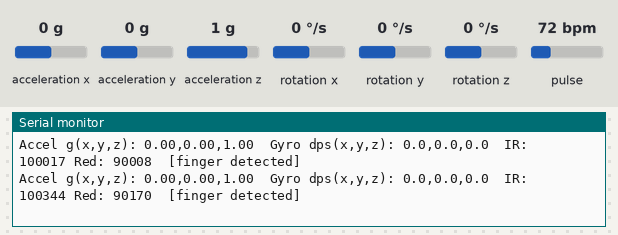
The sketch below on a simulated ESP32. On the bench: the last lines printed to the serial monitor. Wiring (inferred from the names in the program): MPU-9250 motion sensor at I2C address 0x68. Inputs (shaded band) come from the test bench; at power-on: acceleration x 0 g, acceleration y 0 g, acceleration z 1 g, rotation x 0 °/s, rotation y 0 °/s, rotation z 0 °/s, pulse 72 bpm.

Above: at 2.7 s.
2.8 s: acceleration x set to -1.4 g
At 3.0 s:
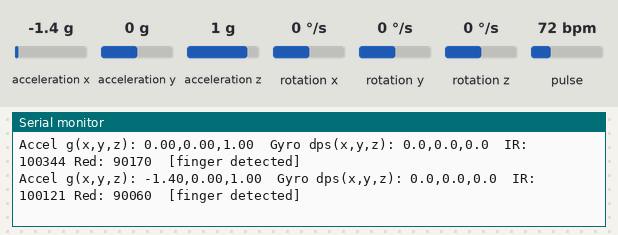
4.3 s: acceleration y set to -1.4 g
At 4.3 s:
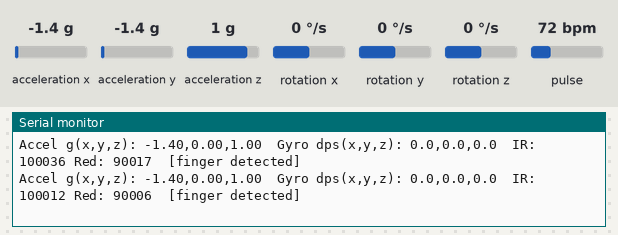
5.8 s: acceleration z set to -1.4 g
At 5.82 s:
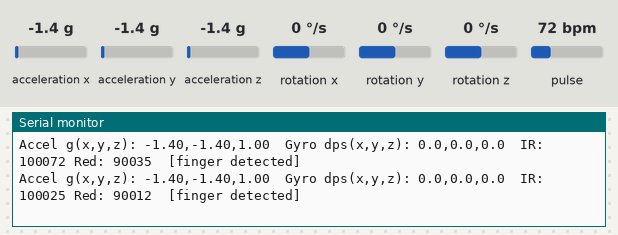
7.3 s: rotation x set to -192 °/s
At 7.35 s:
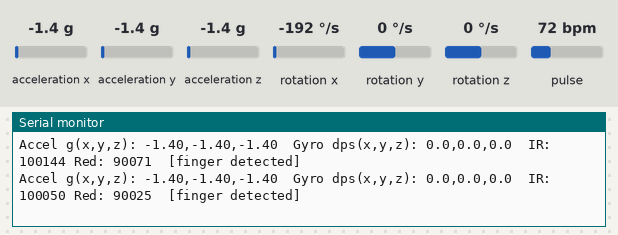
8.8 s: rotation y set to -192 °/s
At 8.87 s:
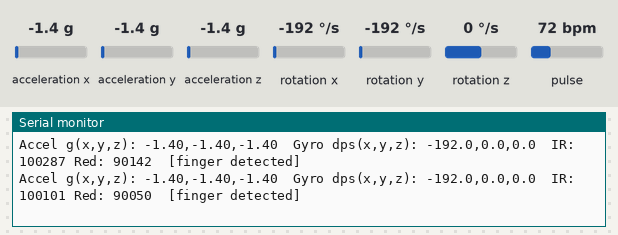

The sketch:

max30102-mpu6500-test.ino
```cpp
/********************************************************************************************
Combined connection + functionality test for MPU6500 (IMU) and MAX30102 (heart rate)
on an ESP32-WROOM-32D, sharing one I2C bus.

Wiring:
  ESP32 3V3  -> 3.3V rail
  ESP32 GND  -> GND rail
  ESP32 GPIO21 (SDA) -> SDA rail
  ESP32 GPIO22 (SCL) -> SCL rail
  5.1k pull-up: SDA rail -> 3.3V
  5.1k pull-up: SCL rail -> 3.3V
  MPU6500: VCC->3.3V, GND->GND, SCL->SCL rail, SDA->SDA rail, AD0->GND (address 0x68)
  MAX30102: VIN->3.3V, GND->GND, SCL->SCL rail, SDA->SDA rail

Required library (install via Library Manager):
  "SparkFun MAX3010x Pulse and Proximity Sensor Library"

Author: Allyson Aoki
********************************************************************************************/

#include <Wire.h>
#include "MAX30105.h"

#define SDA_PIN 21
#define SCL_PIN 22

const int MPU_ADDR = 0x68;
MAX30105 particleSensor;

bool mpuOK = false;
bool maxOK = false;

// ---------- MPU6500 helpers ----------

bool mpuPresent() {
  Wire.beginTransmission(MPU_ADDR);
  return (Wire.endTransmission() == 0);
}

void mpuWake() {
  Wire.beginTransmission(MPU_ADDR);
  Wire.write(0x6B); // PWR_MGMT_1
  Wire.write(0x00); // clear sleep bit
  Wire.endTransmission();
}

void mpuRead(float &axg, float &ayg, float &azg, float &gxd, float &gyd, float &gzd) {
  Wire.beginTransmission(MPU_ADDR);
  Wire.write(0x3B); // ACCEL_XOUT_H
  Wire.endTransmission(false);
  Wire.requestFrom(MPU_ADDR, 14, true);

  int16_t ax = Wire.read() << 8 | Wire.read();
  int16_t ay = Wire.read() << 8 | Wire.read();
  int16_t az = Wire.read() << 8 | Wire.read();
  Wire.read(); Wire.read(); // discard temperature bytes
  int16_t gx = Wire.read() << 8 | Wire.read();
  int16_t gy = Wire.read() << 8 | Wire.read();
  int16_t gz = Wire.read() << 8 | Wire.read();

  axg = ax / 16384.0; ayg = ay / 16384.0; azg = az / 16384.0;
  gxd = gx / 131.0;   gyd = gy / 131.0;   gzd = gz / 131.0;
}

// ---------- Setup ----------

void setup() {
  Serial.begin(115200);
  delay(1500); // give Serial Monitor time to connect
  Wire.begin(SDA_PIN, SCL_PIN);

  Serial.println();
  Serial.println("===== Stage 1: Connection test =====");

  // MPU6500 connection check
  Serial.print("MPU6500 at 0x68 ... ");
  mpuOK = mpuPresent();
  Serial.println(mpuOK ? "FOUND" : "NOT FOUND");
  if (mpuOK) mpuWake();

  // MAX30102 connection check
  Serial.print("MAX30102 ... ");
  maxOK = particleSensor.begin(Wire, I2C_SPEED_FAST);
  Serial.println(maxOK ? "FOUND" : "NOT FOUND");

  if (!mpuOK || !maxOK) {
    Serial.println();
    Serial.println("One or both sensors did not respond. Check:");
    Serial.println(" - SDA/SCL not swapped, correct GPIO pins in code");
    Serial.println(" - 4.7k pull-ups present on SDA and SCL");
    Serial.println(" - VCC/GND wired to every device, breadboard rows making contact");
    Serial.println(" - MPU6500 AD0 tied to GND");
    Serial.println("Halting. Fix wiring and reset the board.");
    while (1) delay(1000);
  }

  Serial.println();
  Serial.println("Both sensors found. Configuring MAX30102...");
  particleSensor.setup(0x1F, 4, 2, 100, 411, 4096); // brightness, avg, mode(Red+IR), sample rate, pulse width, ADC range

  Serial.println();
  Serial.println("===== Stage 2: Functionality test =====");
  Serial.println("Move the board to see accel/gyro change.");
  Serial.println("Rest a fingertip on the MAX30102 to see IR jump.");
  Serial.println();
}

// ---------- Loop ----------

void loop() {
  float axg, ayg, azg, gxd, gyd, gzd;
  mpuRead(axg, ayg, azg, gxd, gyd, gzd);

  long irValue = particleSensor.getIR();
  long redValue = particleSensor.getRed();

  Serial.print("Accel g(x,y,z): ");
  Serial.print(axg, 2); Serial.print(","); Serial.print(ayg, 2); Serial.print(","); Serial.print(azg, 2);

  Serial.print("  Gyro dps(x,y,z): ");
  Serial.print(gxd, 1); Serial.print(","); Serial.print(gyd, 1); Serial.print(","); Serial.print(gzd, 1);

  Serial.print("  IR: "); Serial.print(irValue);
  Serial.print(" Red: "); Serial.print(redValue);
  Serial.println(irValue > 50000 ? "  [finger detected]" : "");

  delay(200);
}
```

Measured:
- after the input at 2.8 s, the serial monitor: prints a new line at once (image 1)
